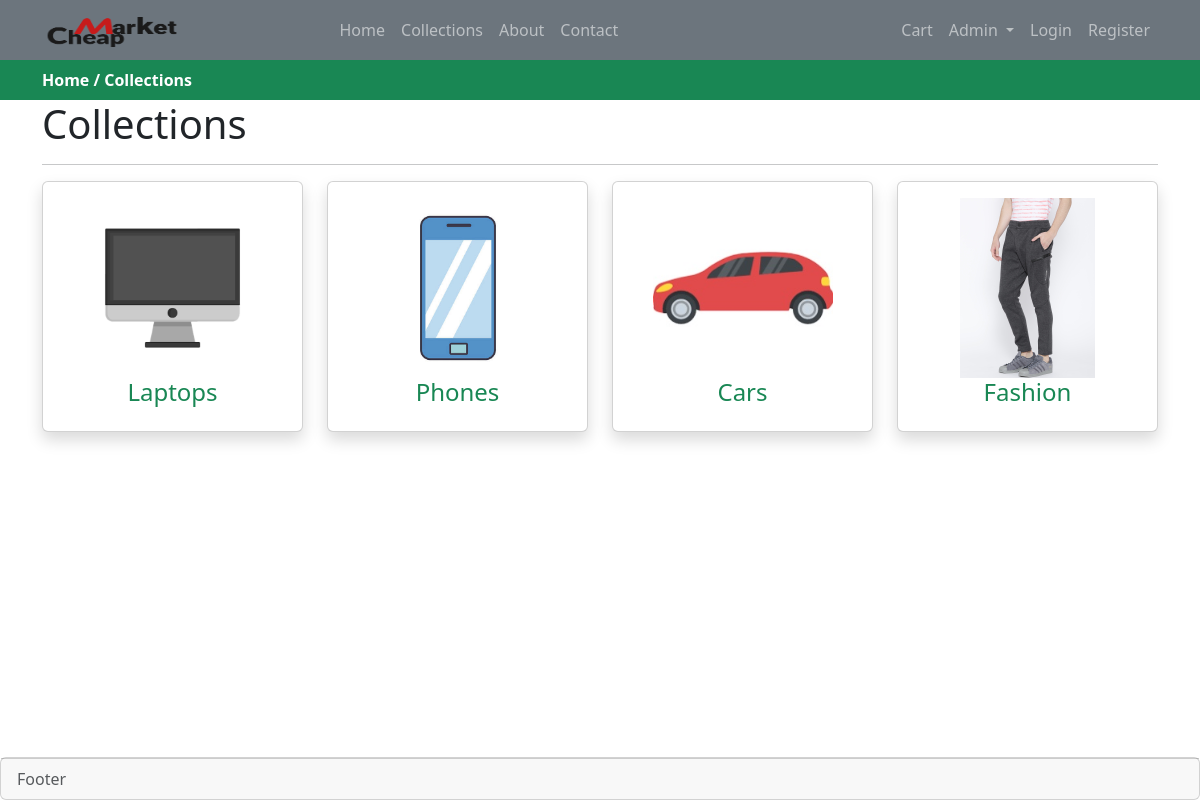
The page /collections on the database its author committed.
### events/models.py (models this page shows, shortened)
class Category(models.Model):
    slug = models.CharField(max_length=150, null=False, blank=False)
    name = models.CharField(max_length=150, null=False, blank=False)
    image = models.ImageField(upload_to=get_file_path, null=True, blank=True)
    descript = models.TextField(max_length=500, null=False, blank=False)
    status = models.BooleanField(default=False, help_text="0=default, 1=Hidden")
    @property
    def imageURL(self):
        try:
            url = self.image.url
        except:
            url = ''
        return url

### events/views.py (the view)
# urls.py: path('collections', views.collections, name='collections'),
def collections(request):
    category = Category.objects.filter(status=0)
    context = {'category': category}
    return render(request, 'events/collections.html', context)

### events/templates/events/collections.html
{% extends "layout/base.html" %}
{% load static %}
{% block content %}
<div class="py-2 bg-success">
    <div class="container-lg">
        <a href="{% url "home" %}" class="text-decoration-none fw-bold text-white">Home /</a>
        <a href="{% url "collections" %}" class="text-decoration-none fw-bold text-white">Collections</a>
    </div>
</div>
<div class="container-lg">
    <div class="row">
        <div class="col-md-12">
            <h1 class="">Collections</h1>
            <hr>
            <div class="row justify-content-center text-center">
                {% for item in category %}
                <div class="col-sm-6 col-md-3">
                    <div class="card shadow collections">
                        <a href="{% url "collectionsview" item.slug %}" class="text-decoration-none text-dark">
                            <div class="card-body">
                                <div class="category-image">
                                    <img src="{{ item.imageURL }}" alt="" class="img-fluid">
                                </div>
                                <h4 class="text-center text-success">{{ item.name }}</h4>
                            </div>
                        </a>
                    </div>
                </div>
                {% endfor %}
            </div>
        </div>
    </div>
</div>
{% endblock content %}

### static/css/style.css (style rules this page uses)
.products img, .collections img { height: 180px; }

### rows shown on the page
Category: imageURL (picture), name "Laptops"
Category: imageURL (picture), name "Phones"
Category: imageURL (picture), name "Cars"
Category: imageURL (picture), name "Fashion"
